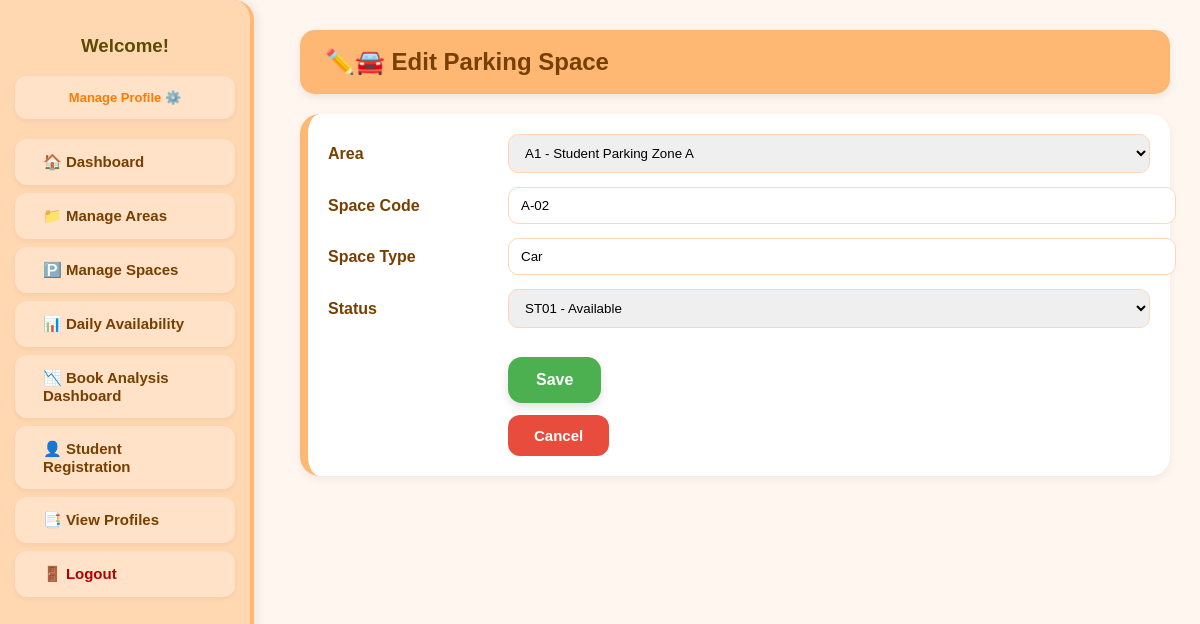
Page /Module2/edit_space.php?id=PS002 on the committed database.
### tables this page shows
CREATE TABLE `parking_space` (
  `ParkingSpaceID` varchar(10) NOT NULL,
  `ParkingAreaID` varchar(10) NOT NULL,
  `StatusID` varchar(10) DEFAULT NULL,
  `SpaceCode` varchar(20) DEFAULT NULL,
  `SpaceType` varchar(20) DEFAULT NULL
);

CREATE TABLE `parking_area` (
  `ParkingAreaID` varchar(10) NOT NULL,
  `AreaCode` varchar(20) DEFAULT NULL,
  `AreaName` varchar(50) DEFAULT NULL,
  `AreaType` varchar(20) DEFAULT NULL,
  `AreaDescription` text DEFAULT NULL,
  `AreaStatus` varchar(20) NOT NULL DEFAULT 'Active',
  `Capacity` int(11) DEFAULT NULL,
  `LocationDesc` varchar(100) DEFAULT NULL
);

CREATE TABLE `space_status` (
  `StatusID` varchar(10) NOT NULL,
  `StatusName` varchar(50) DEFAULT NULL,
  `Description` text DEFAULT NULL
);

### Module2/edit_space.php (the view, shortened to what this page needs)
<?php
require '../config.php';
$id = $_GET['id'] ?? '';
$stmt = $conn->prepare("SELECT * FROM parking_space WHERE ParkingSpaceID = ?");
$stmt->bind_param('s', $id);
$stmt->execute();
$sp = $stmt->get_result()->fetch_assoc();
$areas = $conn->query("SELECT ParkingAreaID, AreaCode, AreaName FROM parking_area ORDER BY AreaCode");
$statuses = $conn->query("SELECT StatusID, StatusName FROM space_status");
?>
<!doctype html>
<html lang="en">
<head>
<link rel="stylesheet" href="../templates/admin_style.css?v=3">
</head>
<body>
<?php include_once('../templates/admin_sidebar.php'); ?>
<div class="main-content">
  <div class="page-box">
    <header class="header">✏️🚘 Edit Parking Space</header>
    <div class="box">
      <form method="post" class="form-grid">
        <label>Area</label>
        <select name="ParkingAreaID">
          <?php while ($a = $areas->fetch_assoc()): ?>
            <option value="<?= $a['ParkingAreaID'] ?>"
              <?= $a['ParkingAreaID'] == $sp['ParkingAreaID'] ? 'selected' : '' ?>>
              <?= htmlspecialchars($a['AreaCode'].' - '.$a['AreaName']) ?>
            </option>
          <?php endwhile; ?>
        </select>
        <label>Space Code</label>
        <input type="text" name="SpaceCode" value="<?= htmlspecialchars($sp['SpaceCode']) ?>" required>
        <label>Space Type</label>
        <input type="text" name="SpaceType" value="<?= htmlspecialchars($sp['SpaceType']) ?>">
        <label>Status</label>
        <select name="StatusID">
          <?php while ($s = $statuses->fetch_assoc()): ?>
            <option value="<?= $s['StatusID'] ?>"
              <?= $s['StatusID'] == $sp['StatusID'] ? 'selected' : '' ?>>
              <?= htmlspecialchars($s['StatusID'].' - '.$s['StatusName']) ?>
            </option>
          <?php endwhile; ?>
        </select>
        <div class="form-actions">
          <button class="btn-success" type="submit">Save</button>
          <br>
          <a class="btn-danger" href="manage_spaces.php">Cancel</a>
        </div>
      </form>
    </div>
  </div>
</div>
</body>
</html>

### templates/admin_style.css (style rules this page uses)
body { margin: 0; font-family: "Poppins", Arial, sans-serif; background: #FFF7EF; display: flex; }
.main-content { margin-left: 270px; padding: 30px; width: calc(100% - 270px); }
.header { background: #FFB873; padding: 18px 25px; border-radius: 15px; margin-bottom: 20px; font-size: 24px; font-weight: 700; color: #773f00; box-shadow: 0 3px 8px rgba(0,0,0,0.08); }
.box { background: #FFFFFF; padding: 20px; border-radius: 20px; margin-top: 20px; border-left: 8px solid #FFB873; box-shadow: 0 3px 10px rgba(0,0,0,0.06); }
.btn-success { background: #4CAF50; color: #fff; padding: 14px 28px; font-size: 16px; font-weight: 700; border: none; border-radius: 14px; cursor: pointer; box-shadow: 0 4px 10px rgba(0,0,0,0.12); transition: 0.25s; }
.btn-danger { background: #E74C3C; color: #fff; padding: 12px 26px; font-size: 15px; font-weight: 600; border-radius: 12px; text-decoration: none; display: inline-block; margin-top: 12px; transition: 0.25s; }

### Module2/edit_space.php (style rules this page uses)
.form-grid { display: grid; grid-template-columns: 160px 1fr; row-gap: 14px; column-gap: 20px; align-items: center; }
.form-grid label { font-weight: 600; color: #773f00; }
.form-grid input, .form-grid select { width: 100%; padding: 10px 12px; border-radius: 10px; border: 1px solid #FFD7B8; font-family: inherit; }
.form-actions { grid-column: 2 / 3; margin-top: 15px; }

### rows in the picture
parking_space: ParkingAreaID "A1 - Student Parking Zone A", SpaceCode "A-02", SpaceType "Car", StatusID "ST01 - Available"
